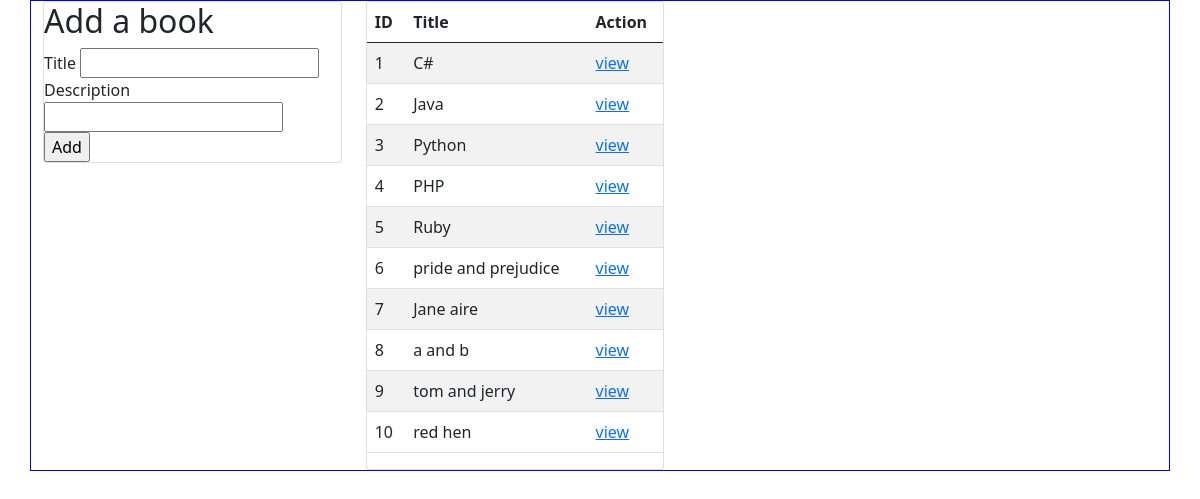
The page / on the database its author committed.
### books_authors_app/models.py (models this page shows)
class Book(models.Model):
    title = models.CharField(max_length=255)
    desc = models.TextField()
    created_at = models.DateTimeField(auto_now_add=True)
    updated_at = models.DateTimeField(auto_now=True)

### books_authors_app/views.py (the view)
# urls.py: path('', views.index),
def index(request):
    context = {
        'all_books': Book.objects.all(),
    }
    return render(request, "index.html", context)

### books_authors_app/templates/index.html (shortened to what this page needs)
<!DOCTYPE html>
<html lang="en">
  <head>
    <link
      href="https://cdn.jsdelivr.net/npm/bootstrap@5.0.0-beta3/dist/css/bootstrap.min.css"
      rel="stylesheet"
    />
    {% load static %}
    <link rel="stylesheet" href="{% static 'style.css' %}" />
  </head>
  <body>
    <div class="container">
      <div class="row row-cols-1 row-cols-md-2">
        <div class="col" >
            <div class="card">
          <h2>Add a book</h2>
          <form action="/books/add" method="POST">
            <label for="title">Title</label>
            <input type="text" name="title" /><br />
            <label for="desc">Description</label>
            <input type="textarea" name="desc" />
            <br />
            <input type="submit" value="Add" />
          </form>
          </div>
        </div>
        <div class="col" >
            <div class="card">
          <form action="#" method="POST">
            <table class="table table-striped">
              <thead>
                <th>ID</th>
                <th>Title</th>
                <th>Action</th>
              </thead>
              <tbody>
                {% for book in all_books %}
                <tr>
                  <td>{{book.id}}</td>
                  <td>{{book.title}}</td>
                  <td><a href="/books/{{book.id}}" class="card-link">view</a></td>
                </tr>
                {% endfor %}
              </tbody>
            </table>
          </form>
      </div>
    </div>
    </div>
  </body>
</html>

### books_authors_app/static/style.css (style rules this page uses)
.container { display:flex; border: 1px solid blue; }

### rows shown on the page
Book: id "1", title "C#"
Book: id "2", title "Java"
Book: id "3", title "Python"
Book: id "4", title "PHP"
Book: id "5", title "Ruby"
Book: id "6", title "pride and prejudice"
Book: id "7", title "Jane aire"
Book: id "8", title "a and b"
Book: id "9", title "tom and jerry"
Book: id "10", title "red hen"
